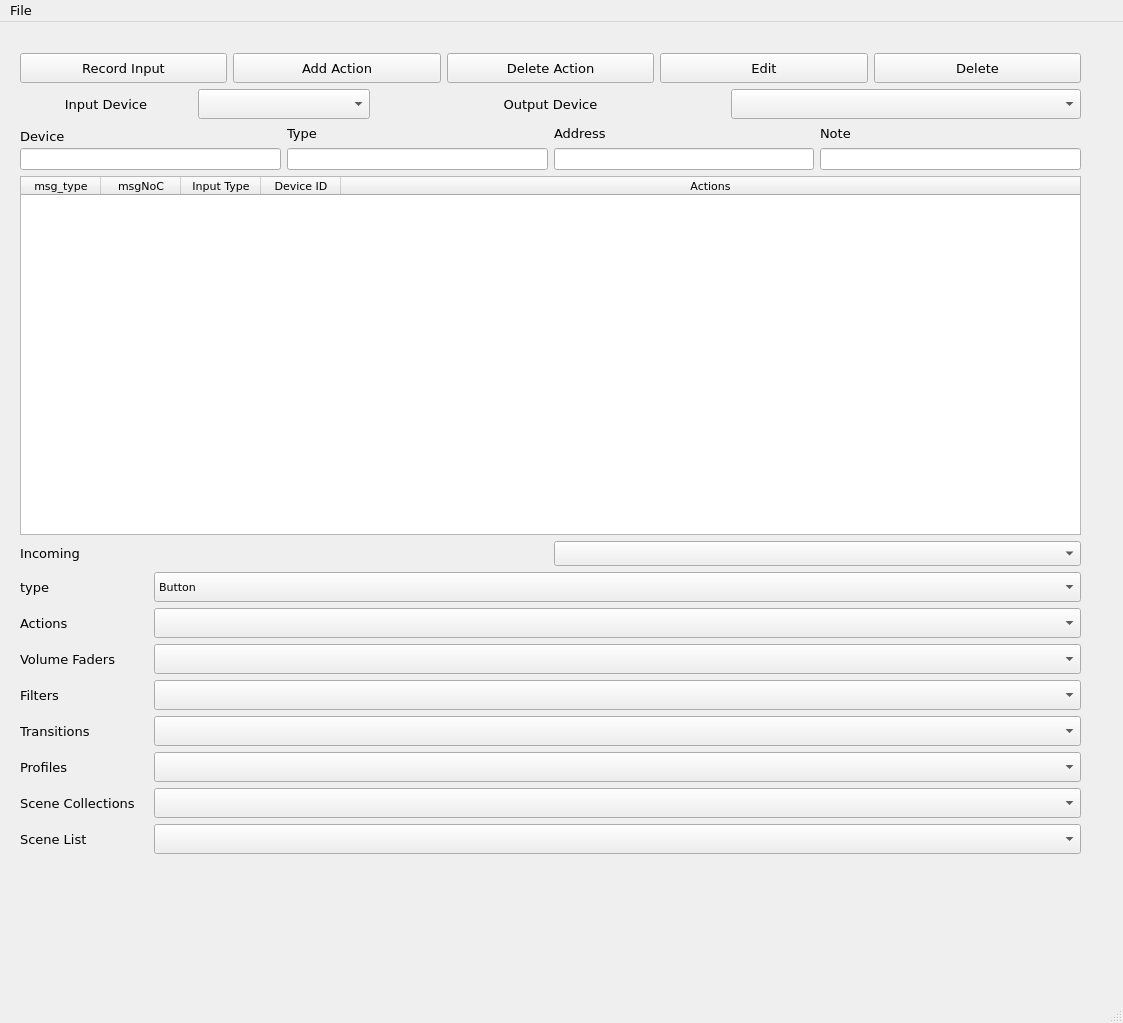
<?xml version="1.0" encoding="UTF-8"?>
<ui version="4.0">
 <class>MainWindow</class>
 <widget class="QMainWindow" name="MainWindow">
  <property name="windowModality">
   <enum>Qt::ApplicationModal</enum>
  </property>
  <property name="geometry">
   <rect>
    <x>0</x>
    <y>0</y>
    <width>1123</width>
    <height>1023</height>
   </rect>
  </property>
  <property name="sizePolicy">
   <sizepolicy hsizetype="MinimumExpanding" vsizetype="MinimumExpanding">
    <horstretch>0</horstretch>
    <verstretch>0</verstretch>
   </sizepolicy>
  </property>
  <property name="font">
   <font>
    <family>Verdana</family>
    <pointsize>10</pointsize>
   </font>
  </property>
  <property name="windowTitle">
   <string>MIDI to OBS Configurator</string>
  </property>
  <property name="windowIcon">
   <iconset>
    <normaloff>icon.png</normaloff>icon.png</iconset>
  </property>
  <property name="autoFillBackground">
   <bool>true</bool>
  </property>
  <property name="unifiedTitleAndToolBarOnMac">
   <bool>true</bool>
  </property>
  <widget class="QWidget" name="centralwidget">
   <property name="enabled">
    <bool>true</bool>
   </property>
   <property name="sizePolicy">
    <sizepolicy hsizetype="MinimumExpanding" vsizetype="MinimumExpanding">
     <horstretch>0</horstretch>
     <verstretch>0</verstretch>
    </sizepolicy>
   </property>
   <property name="cursor">
    <cursorShape>ArrowCursor</cursorShape>
   </property>
   <property name="layoutDirection">
    <enum>Qt::LeftToRight</enum>
   </property>
   <property name="autoFillBackground">
    <bool>true</bool>
   </property>
   <widget class="QWidget" name="verticalWidget_6" native="true">
    <property name="geometry">
     <rect>
      <x>0</x>
      <y>11</y>
      <width>1101</width>
      <height>841</height>
     </rect>
    </property>
    <property name="sizePolicy">
     <sizepolicy hsizetype="Expanding" vsizetype="Expanding">
      <horstretch>0</horstretch>
      <verstretch>0</verstretch>
     </sizepolicy>
    </property>
    <layout class="QGridLayout" name="gridLayout">
     <property name="sizeConstraint">
      <enum>QLayout::SetNoConstraint</enum>
     </property>
     <property name="leftMargin">
      <number>20</number>
     </property>
     <property name="topMargin">
      <number>20</number>
     </property>
     <property name="rightMargin">
      <number>20</number>
     </property>
     <property name="bottomMargin">
      <number>20</number>
     </property>
     <item row="1" column="0">
      <layout class="QHBoxLayout" name="horizontalLayout_4">
       <item>
        <layout class="QHBoxLayout" name="horizontalLayout_3">
         <item>
          <widget class="QLabel" name="label_3">
           <property name="sizePolicy">
            <sizepolicy hsizetype="MinimumExpanding" vsizetype="MinimumExpanding">
             <horstretch>0</horstretch>
             <verstretch>0</verstretch>
            </sizepolicy>
           </property>
           <property name="minimumSize">
            <size>
             <width>128</width>
             <height>30</height>
            </size>
           </property>
           <property name="baseSize">
            <size>
             <width>0</width>
             <height>30</height>
            </size>
           </property>
           <property name="autoFillBackground">
            <bool>true</bool>
           </property>
           <property name="text">
            <string>Input Device</string>
           </property>
           <property name="alignment">
            <set>Qt::AlignCenter</set>
           </property>
          </widget>
         </item>
         <item>
          <widget class="QComboBox" name="Combo_InputDevices">
           <property name="sizePolicy">
            <sizepolicy hsizetype="MinimumExpanding" vsizetype="MinimumExpanding">
             <horstretch>0</horstretch>
             <verstretch>0</verstretch>
            </sizepolicy>
           </property>
           <property name="minimumSize">
            <size>
             <width>128</width>
             <height>30</height>
            </size>
           </property>
           <property name="baseSize">
            <size>
             <width>0</width>
             <height>30</height>
            </size>
           </property>
           <property name="font">
            <font>
             <family>Verdana</family>
             <pointsize>8</pointsize>
            </font>
           </property>
          </widget>
         </item>
        </layout>
       </item>
       <item>
        <widget class="QLabel" name="label">
         <property name="sizePolicy">
          <sizepolicy hsizetype="MinimumExpanding" vsizetype="MinimumExpanding">
           <horstretch>0</horstretch>
           <verstretch>0</verstretch>
          </sizepolicy>
         </property>
         <property name="minimumSize">
          <size>
           <width>128</width>
           <height>30</height>
          </size>
         </property>
         <property name="baseSize">
          <size>
           <width>0</width>
           <height>30</height>
          </size>
         </property>
         <property name="autoFillBackground">
          <bool>true</bool>
         </property>
         <property name="text">
          <string>Output Device</string>
         </property>
         <property name="alignment">
          <set>Qt::AlignCenter</set>
         </property>
        </widget>
       </item>
       <item>
        <widget class="QComboBox" name="Combo_OutputDevices">
         <property name="sizePolicy">
          <sizepolicy hsizetype="MinimumExpanding" vsizetype="MinimumExpanding">
           <horstretch>0</horstretch>
           <verstretch>0</verstretch>
          </sizepolicy>
         </property>
         <property name="minimumSize">
          <size>
           <width>128</width>
           <height>30</height>
          </size>
         </property>
         <property name="baseSize">
          <size>
           <width>0</width>
           <height>30</height>
          </size>
         </property>
         <property name="font">
          <font>
           <family>Verdana</family>
           <pointsize>8</pointsize>
          </font>
         </property>
        </widget>
       </item>
      </layout>
     </item>
     <item row="3" column="0">
      <widget class="QTableWidget" name="list_action">
       <property name="sizePolicy">
        <sizepolicy hsizetype="MinimumExpanding" vsizetype="MinimumExpanding">
         <horstretch>10</horstretch>
         <verstretch>10</verstretch>
        </sizepolicy>
       </property>
       <property name="sizeIncrement">
        <size>
         <width>1</width>
         <height>1</height>
        </size>
       </property>
       <property name="font">
        <font>
         <family>Verdana</family>
         <pointsize>8</pointsize>
        </font>
       </property>
       <property name="alternatingRowColors">
        <bool>true</bool>
       </property>
       <attribute name="horizontalHeaderCascadingSectionResizes">
        <bool>true</bool>
       </attribute>
       <attribute name="horizontalHeaderMinimumSectionSize">
        <number>30</number>
       </attribute>
       <attribute name="horizontalHeaderDefaultSectionSize">
        <number>80</number>
       </attribute>
       <attribute name="horizontalHeaderShowSortIndicator" stdset="0">
        <bool>true</bool>
       </attribute>
       <attribute name="horizontalHeaderStretchLastSection">
        <bool>true</bool>
       </attribute>
       <column>
        <property name="text">
         <string>msg_type</string>
        </property>
       </column>
       <column>
        <property name="text">
         <string>msgNoC</string>
        </property>
       </column>
       <column>
        <property name="text">
         <string>Input Type</string>
        </property>
       </column>
       <column>
        <property name="text">
         <string>Device ID</string>
        </property>
       </column>
       <column>
        <property name="text">
         <string>Actions</string>
        </property>
       </column>
      </widget>
     </item>
     <item row="8" column="0">
      <layout class="QFormLayout" name="formLayout_6">
       <property name="sizeConstraint">
        <enum>QLayout::SetNoConstraint</enum>
       </property>
       <item row="0" column="0">
        <widget class="QLabel" name="label_6">
         <property name="sizePolicy">
          <sizepolicy hsizetype="MinimumExpanding" vsizetype="MinimumExpanding">
           <horstretch>0</horstretch>
           <verstretch>0</verstretch>
          </sizepolicy>
         </property>
         <property name="minimumSize">
          <size>
           <width>128</width>
           <height>30</height>
          </size>
         </property>
         <property name="baseSize">
          <size>
           <width>0</width>
           <height>30</height>
          </size>
         </property>
         <property name="text">
          <string>type</string>
         </property>
        </widget>
       </item>
       <item row="0" column="1">
        <widget class="QComboBox" name="InputTypeSelector">
         <property name="sizePolicy">
          <sizepolicy hsizetype="MinimumExpanding" vsizetype="MinimumExpanding">
           <horstretch>0</horstretch>
           <verstretch>0</verstretch>
          </sizepolicy>
         </property>
         <property name="minimumSize">
          <size>
           <width>128</width>
           <height>30</height>
          </size>
         </property>
         <property name="baseSize">
          <size>
           <width>0</width>
           <height>30</height>
          </size>
         </property>
         <property name="font">
          <font>
           <family>Verdana</family>
           <pointsize>8</pointsize>
          </font>
         </property>
         <item>
          <property name="text">
           <string>Button</string>
          </property>
         </item>
         <item>
          <property name="text">
           <string>Fader</string>
          </property>
         </item>
        </widget>
       </item>
       <item row="1" column="0">
        <widget class="QLabel" name="label_9">
         <property name="sizePolicy">
          <sizepolicy hsizetype="MinimumExpanding" vsizetype="MinimumExpanding">
           <horstretch>0</horstretch>
           <verstretch>0</verstretch>
          </sizepolicy>
         </property>
         <property name="minimumSize">
          <size>
           <width>128</width>
           <height>30</height>
          </size>
         </property>
         <property name="baseSize">
          <size>
           <width>0</width>
           <height>30</height>
          </size>
         </property>
         <property name="text">
          <string>Actions</string>
         </property>
        </widget>
       </item>
       <item row="1" column="1">
        <widget class="QComboBox" name="Combo_Action">
         <property name="sizePolicy">
          <sizepolicy hsizetype="MinimumExpanding" vsizetype="MinimumExpanding">
           <horstretch>0</horstretch>
           <verstretch>0</verstretch>
          </sizepolicy>
         </property>
         <property name="minimumSize">
          <size>
           <width>128</width>
           <height>30</height>
          </size>
         </property>
         <property name="baseSize">
          <size>
           <width>0</width>
           <height>30</height>
          </size>
         </property>
         <property name="font">
          <font>
           <family>Verdana</family>
           <pointsize>8</pointsize>
          </font>
         </property>
        </widget>
       </item>
       <item row="2" column="0">
        <widget class="QLabel" name="label_11">
         <property name="sizePolicy">
          <sizepolicy hsizetype="MinimumExpanding" vsizetype="MinimumExpanding">
           <horstretch>0</horstretch>
           <verstretch>0</verstretch>
          </sizepolicy>
         </property>
         <property name="minimumSize">
          <size>
           <width>128</width>
           <height>30</height>
          </size>
         </property>
         <property name="baseSize">
          <size>
           <width>0</width>
           <height>30</height>
          </size>
         </property>
         <property name="text">
          <string>Volume Faders</string>
         </property>
        </widget>
       </item>
       <item row="2" column="1">
        <widget class="QComboBox" name="box_volumeFaders">
         <property name="sizePolicy">
          <sizepolicy hsizetype="MinimumExpanding" vsizetype="MinimumExpanding">
           <horstretch>0</horstretch>
           <verstretch>0</verstretch>
          </sizepolicy>
         </property>
         <property name="minimumSize">
          <size>
           <width>128</width>
           <height>30</height>
          </size>
         </property>
         <property name="baseSize">
          <size>
           <width>0</width>
           <height>30</height>
          </size>
         </property>
         <property name="font">
          <font>
           <family>Verdana</family>
           <pointsize>8</pointsize>
          </font>
         </property>
        </widget>
       </item>
       <item row="4" column="0">
        <widget class="QLabel" name="label_12">
         <property name="sizePolicy">
          <sizepolicy hsizetype="MinimumExpanding" vsizetype="MinimumExpanding">
           <horstretch>0</horstretch>
           <verstretch>0</verstretch>
          </sizepolicy>
         </property>
         <property name="minimumSize">
          <size>
           <width>128</width>
           <height>30</height>
          </size>
         </property>
         <property name="baseSize">
          <size>
           <width>0</width>
           <height>30</height>
          </size>
         </property>
         <property name="text">
          <string>Filters</string>
         </property>
        </widget>
       </item>
       <item row="4" column="1">
        <widget class="QComboBox" name="box_filtersFaders">
         <property name="sizePolicy">
          <sizepolicy hsizetype="MinimumExpanding" vsizetype="MinimumExpanding">
           <horstretch>0</horstretch>
           <verstretch>0</verstretch>
          </sizepolicy>
         </property>
         <property name="minimumSize">
          <size>
           <width>128</width>
           <height>30</height>
          </size>
         </property>
         <property name="baseSize">
          <size>
           <width>0</width>
           <height>30</height>
          </size>
         </property>
         <property name="font">
          <font>
           <family>Verdana</family>
           <pointsize>8</pointsize>
          </font>
         </property>
        </widget>
       </item>
       <item row="5" column="0">
        <widget class="QLabel" name="label_13">
         <property name="sizePolicy">
          <sizepolicy hsizetype="MinimumExpanding" vsizetype="MinimumExpanding">
           <horstretch>0</horstretch>
           <verstretch>0</verstretch>
          </sizepolicy>
         </property>
         <property name="minimumSize">
          <size>
           <width>128</width>
           <height>30</height>
          </size>
         </property>
         <property name="baseSize">
          <size>
           <width>0</width>
           <height>30</height>
          </size>
         </property>
         <property name="text">
          <string>Transitions</string>
         </property>
        </widget>
       </item>
       <item row="5" column="1">
        <widget class="QComboBox" name="box_transitions">
         <property name="sizePolicy">
          <sizepolicy hsizetype="MinimumExpanding" vsizetype="MinimumExpanding">
           <horstretch>0</horstretch>
           <verstretch>0</verstretch>
          </sizepolicy>
         </property>
         <property name="minimumSize">
          <size>
           <width>128</width>
           <height>30</height>
          </size>
         </property>
         <property name="baseSize">
          <size>
           <width>0</width>
           <height>30</height>
          </size>
         </property>
         <property name="font">
          <font>
           <family>Verdana</family>
           <pointsize>8</pointsize>
          </font>
         </property>
        </widget>
       </item>
       <item row="7" column="0">
        <widget class="QLabel" name="label_14">
         <property name="sizePolicy">
          <sizepolicy hsizetype="MinimumExpanding" vsizetype="MinimumExpanding">
           <horstretch>0</horstretch>
           <verstretch>0</verstretch>
          </sizepolicy>
         </property>
         <property name="minimumSize">
          <size>
           <width>128</width>
           <height>30</height>
          </size>
         </property>
         <property name="baseSize">
          <size>
           <width>0</width>
           <height>30</height>
          </size>
         </property>
         <property name="text">
          <string>Profiles</string>
         </property>
        </widget>
       </item>
       <item row="7" column="1">
        <widget class="QComboBox" name="box_profiles">
         <property name="sizePolicy">
          <sizepolicy hsizetype="MinimumExpanding" vsizetype="MinimumExpanding">
           <horstretch>0</horstretch>
           <verstretch>0</verstretch>
          </sizepolicy>
         </property>
         <property name="minimumSize">
          <size>
           <width>128</width>
           <height>30</height>
          </size>
         </property>
         <property name="baseSize">
          <size>
           <width>0</width>
           <height>30</height>
          </size>
         </property>
         <property name="font">
          <font>
           <family>Verdana</family>
           <pointsize>8</pointsize>
          </font>
         </property>
        </widget>
       </item>
       <item row="8" column="0">
        <widget class="QLabel" name="label_15">
         <property name="sizePolicy">
          <sizepolicy hsizetype="MinimumExpanding" vsizetype="MinimumExpanding">
           <horstretch>0</horstretch>
           <verstretch>0</verstretch>
          </sizepolicy>
         </property>
         <property name="minimumSize">
          <size>
           <width>128</width>
           <height>30</height>
          </size>
         </property>
         <property name="baseSize">
          <size>
           <width>0</width>
           <height>30</height>
          </size>
         </property>
         <property name="text">
          <string>Scene Collections</string>
         </property>
        </widget>
       </item>
       <item row="8" column="1">
        <widget class="QComboBox" name="box_collections">
         <property name="sizePolicy">
          <sizepolicy hsizetype="MinimumExpanding" vsizetype="MinimumExpanding">
           <horstretch>0</horstretch>
           <verstretch>0</verstretch>
          </sizepolicy>
         </property>
         <property name="minimumSize">
          <size>
           <width>128</width>
           <height>30</height>
          </size>
         </property>
         <property name="baseSize">
          <size>
           <width>0</width>
           <height>30</height>
          </size>
         </property>
         <property name="font">
          <font>
           <family>Verdana</family>
           <pointsize>8</pointsize>
          </font>
         </property>
        </widget>
       </item>
       <item row="9" column="0">
        <widget class="QLabel" name="label_10">
         <property name="sizePolicy">
          <sizepolicy hsizetype="MinimumExpanding" vsizetype="MinimumExpanding">
           <horstretch>0</horstretch>
           <verstretch>0</verstretch>
          </sizepolicy>
         </property>
         <property name="minimumSize">
          <size>
           <width>128</width>
           <height>30</height>
          </size>
         </property>
         <property name="baseSize">
          <size>
           <width>0</width>
           <height>30</height>
          </size>
         </property>
         <property name="text">
          <string>Scene List</string>
         </property>
        </widget>
       </item>
       <item row="9" column="1">
        <widget class="QComboBox" name="Combo_scene_list_box">
         <property name="sizePolicy">
          <sizepolicy hsizetype="MinimumExpanding" vsizetype="MinimumExpanding">
           <horstretch>0</horstretch>
           <verstretch>0</verstretch>
          </sizepolicy>
         </property>
         <property name="minimumSize">
          <size>
           <width>128</width>
           <height>30</height>
          </size>
         </property>
         <property name="baseSize">
          <size>
           <width>0</width>
           <height>30</height>
          </size>
         </property>
         <property name="font">
          <font>
           <family>Verdana</family>
           <pointsize>8</pointsize>
          </font>
         </property>
        </widget>
       </item>
      </layout>
     </item>
     <item row="5" column="0">
      <layout class="QGridLayout" name="gridLayout_2">
       <item row="0" column="1">
        <widget class="QComboBox" name="table_incoming"/>
       </item>
       <item row="0" column="0">
        <widget class="QLabel" name="label_2">
         <property name="text">
          <string>Incoming</string>
         </property>
        </widget>
       </item>
      </layout>
     </item>
     <item row="0" column="0">
      <layout class="QHBoxLayout" name="horizontalLayout_5">
       <item>
        <widget class="QPushButton" name="btn_RecordInput">
         <property name="sizePolicy">
          <sizepolicy hsizetype="MinimumExpanding" vsizetype="MinimumExpanding">
           <horstretch>0</horstretch>
           <verstretch>0</verstretch>
          </sizepolicy>
         </property>
         <property name="minimumSize">
          <size>
           <width>128</width>
           <height>30</height>
          </size>
         </property>
         <property name="baseSize">
          <size>
           <width>0</width>
           <height>30</height>
          </size>
         </property>
         <property name="text">
          <string>Record Input</string>
         </property>
         <property name="checkable">
          <bool>true</bool>
         </property>
         <property name="autoDefault">
          <bool>false</bool>
         </property>
         <property name="default">
          <bool>false</bool>
         </property>
        </widget>
       </item>
       <item>
        <widget class="QPushButton" name="btn_Add">
         <property name="sizePolicy">
          <sizepolicy hsizetype="MinimumExpanding" vsizetype="MinimumExpanding">
           <horstretch>0</horstretch>
           <verstretch>0</verstretch>
          </sizepolicy>
         </property>
         <property name="minimumSize">
          <size>
           <width>128</width>
           <height>30</height>
          </size>
         </property>
         <property name="baseSize">
          <size>
           <width>0</width>
           <height>30</height>
          </size>
         </property>
         <property name="text">
          <string>Add Action</string>
         </property>
        </widget>
       </item>
       <item>
        <widget class="QPushButton" name="btn_deleteAction">
         <property name="sizePolicy">
          <sizepolicy hsizetype="MinimumExpanding" vsizetype="MinimumExpanding">
           <horstretch>0</horstretch>
           <verstretch>0</verstretch>
          </sizepolicy>
         </property>
         <property name="minimumSize">
          <size>
           <width>128</width>
           <height>30</height>
          </size>
         </property>
         <property name="baseSize">
          <size>
           <width>0</width>
           <height>30</height>
          </size>
         </property>
         <property name="text">
          <string>Delete Action</string>
         </property>
        </widget>
       </item>
       <item>
        <widget class="QPushButton" name="pushButton_2">
         <property name="sizePolicy">
          <sizepolicy hsizetype="MinimumExpanding" vsizetype="MinimumExpanding">
           <horstretch>0</horstretch>
           <verstretch>0</verstretch>
          </sizepolicy>
         </property>
         <property name="minimumSize">
          <size>
           <width>128</width>
           <height>30</height>
          </size>
         </property>
         <property name="baseSize">
          <size>
           <width>0</width>
           <height>30</height>
          </size>
         </property>
         <property name="text">
          <string>Edit</string>
         </property>
        </widget>
       </item>
       <item>
        <widget class="QPushButton" name="pushButton">
         <property name="sizePolicy">
          <sizepolicy hsizetype="MinimumExpanding" vsizetype="MinimumExpanding">
           <horstretch>0</horstretch>
           <verstretch>0</verstretch>
          </sizepolicy>
         </property>
         <property name="minimumSize">
          <size>
           <width>128</width>
           <height>30</height>
          </size>
         </property>
         <property name="baseSize">
          <size>
           <width>0</width>
           <height>30</height>
          </size>
         </property>
         <property name="text">
          <string>Delete</string>
         </property>
        </widget>
       </item>
      </layout>
     </item>
     <item row="2" column="0">
      <layout class="QHBoxLayout" name="horizontalLayout_2">
       <property name="sizeConstraint">
        <enum>QLayout::SetDefaultConstraint</enum>
       </property>
       <item>
        <layout class="QVBoxLayout" name="verticalLayout_2">
         <property name="spacing">
          <number>0</number>
         </property>
         <item>
          <widget class="QLabel" name="label_4">
           <property name="sizePolicy">
            <sizepolicy hsizetype="MinimumExpanding" vsizetype="MinimumExpanding">
             <horstretch>0</horstretch>
             <verstretch>0</verstretch>
            </sizepolicy>
           </property>
           <property name="text">
            <string>Device</string>
           </property>
          </widget>
         </item>
         <item>
          <widget class="QLineEdit" name="DevID">
           <property name="sizePolicy">
            <sizepolicy hsizetype="MinimumExpanding" vsizetype="MinimumExpanding">
             <horstretch>0</horstretch>
             <verstretch>0</verstretch>
            </sizepolicy>
           </property>
           <property name="font">
            <font>
             <family>Verdana</family>
             <pointsize>8</pointsize>
            </font>
           </property>
          </widget>
         </item>
        </layout>
       </item>
       <item>
        <layout class="QVBoxLayout" name="verticalLayout_3">
         <item>
          <widget class="QLabel" name="label_7">
           <property name="sizePolicy">
            <sizepolicy hsizetype="MinimumExpanding" vsizetype="MinimumExpanding">
             <horstretch>0</horstretch>
             <verstretch>0</verstretch>
            </sizepolicy>
           </property>
           <property name="text">
            <string>Type</string>
           </property>
          </widget>
         </item>
         <item>
          <widget class="QLineEdit" name="lineType">
           <property name="sizePolicy">
            <sizepolicy hsizetype="MinimumExpanding" vsizetype="MinimumExpanding">
             <horstretch>0</horstretch>
             <verstretch>0</verstretch>
            </sizepolicy>
           </property>
           <property name="font">
            <font>
             <family>Verdana</family>
             <pointsize>8</pointsize>
            </font>
           </property>
          </widget>
         </item>
        </layout>
       </item>
       <item>
        <layout class="QVBoxLayout" name="verticalLayout_4">
         <item>
          <widget class="QLabel" name="label_5">
           <property name="sizePolicy">
            <sizepolicy hsizetype="MinimumExpanding" vsizetype="MinimumExpanding">
             <horstretch>0</horstretch>
             <verstretch>0</verstretch>
            </sizepolicy>
           </property>
           <property name="text">
            <string>Address</string>
           </property>
          </widget>
         </item>
         <item>
          <widget class="QLineEdit" name="addr">
           <property name="sizePolicy">
            <sizepolicy hsizetype="MinimumExpanding" vsizetype="MinimumExpanding">
             <horstretch>0</horstretch>
             <verstretch>0</verstretch>
            </sizepolicy>
           </property>
           <property name="font">
            <font>
             <family>Verdana</family>
             <pointsize>8</pointsize>
            </font>
           </property>
          </widget>
         </item>
        </layout>
       </item>
       <item>
        <layout class="QVBoxLayout" name="verticalLayout_5">
         <item>
          <widget class="QLabel" name="label_8">
           <property name="sizePolicy">
            <sizepolicy hsizetype="MinimumExpanding" vsizetype="MinimumExpanding">
             <horstretch>0</horstretch>
             <verstretch>0</verstretch>
            </sizepolicy>
           </property>
           <property name="text">
            <string>Note</string>
           </property>
          </widget>
         </item>
         <item>
          <widget class="QLineEdit" name="Dnote">
           <property name="sizePolicy">
            <sizepolicy hsizetype="MinimumExpanding" vsizetype="MinimumExpanding">
             <horstretch>0</horstretch>
             <verstretch>0</verstretch>
            </sizepolicy>
           </property>
           <property name="font">
            <font>
             <family>Verdana</family>
             <pointsize>8</pointsize>
            </font>
           </property>
          </widget>
         </item>
        </layout>
       </item>
      </layout>
     </item>
    </layout>
   </widget>
  </widget>
  <widget class="QMenuBar" name="menubar">
   <property name="geometry">
    <rect>
     <x>0</x>
     <y>0</y>
     <width>1123</width>
     <height>21</height>
    </rect>
   </property>
   <property name="sizePolicy">
    <sizepolicy hsizetype="MinimumExpanding" vsizetype="MinimumExpanding">
     <horstretch>0</horstretch>
     <verstretch>0</verstretch>
    </sizepolicy>
   </property>
   <property name="defaultUp">
    <bool>true</bool>
   </property>
   <widget class="QMenu" name="MainMenu">
    <property name="title">
     <string>File</string>
    </property>
    <addaction name="actionLoad"/>
    <addaction name="actionSave"/>
    <addaction name="separator"/>
    <addaction name="actionAbout"/>
    <addaction name="separator"/>
    <addaction name="actionQuit"/>
   </widget>
   <addaction name="MainMenu"/>
  </widget>
  <widget class="QStatusBar" name="statusbar"/>
  <action name="actionLoad">
   <property name="text">
    <string>Load</string>
   </property>
  </action>
  <action name="actionSave">
   <property name="text">
    <string>Save</string>
   </property>
  </action>
  <action name="actionAbout">
   <property name="text">
    <string>About</string>
   </property>
  </action>
  <action name="actionQuit">
   <property name="text">
    <string>Quit</string>
   </property>
  </action>
  <action name="actionQuit_2">
   <property name="text">
    <string>Quit</string>
   </property>
  </action>
  <action name="actionRecord">
   <property name="text">
    <string>Record</string>
   </property>
  </action>
  <action name="actionStart">
   <property name="text">
    <string>Start</string>
   </property>
  </action>
  <action name="actionStop">
   <property name="text">
    <string>Stop</string>
   </property>
  </action>
 </widget>
 <resources/>
 <connections>
  <connection>
   <sender>actionQuit</sender>
   <signal>triggered()</signal>
   <receiver>MainWindow</receiver>
   <slot>close()</slot>
   <hints>
    <hint type="sourcelabel">
     <x>-1</x>
     <y>-1</y>
    </hint>
    <hint type="destinationlabel">
     <x>399</x>
     <y>299</y>
    </hint>
   </hints>
  </connection>
  <connection>
   <sender>actionQuit_2</sender>
   <signal>triggered()</signal>
   <receiver>MainWindow</receiver>
   <slot>close()</slot>
   <hints>
    <hint type="sourcelabel">
     <x>-1</x>
     <y>-1</y>
    </hint>
    <hint type="destinationlabel">
     <x>561</x>
     <y>511</y>
    </hint>
   </hints>
  </connection>
 </connections>
</ui>
